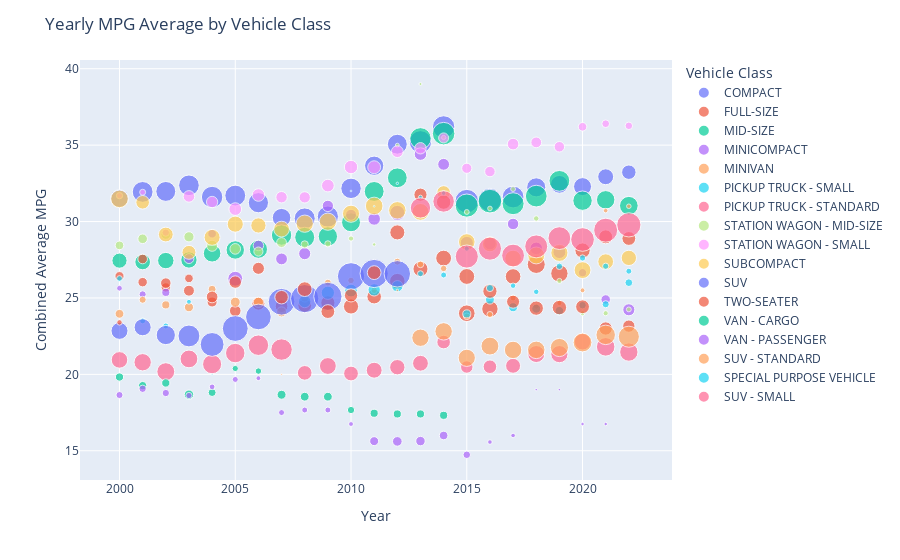

Source (notebook cell):
### Code cell
years = [x[0] for x in dat_grouped.index]
vehicle_class = [x[1] for x in dat_grouped.index]
mpg = dat_grouped['COMB (mpg)']['mean']

fig2 = px.scatter(x = years,
                 y = mpg,
                 color = vehicle_class,
                 size = dat_grouped['COMB (mpg)']['count'])

fig2.update_layout(title = 'Yearly MPG Average by Vehicle Class',
                 xaxis_title = 'Year',
                 yaxis_title = 'Combined Average MPG',
                 legend_title = 'Vehicle Class')
fig2.show()

### Figure 1 — Plotly figure (JSON) as saved in the notebook; plotly's stock layout.template omitted (floating-point values rounded to 4 significant figures)
{"data": [{"hovertemplate": "color=COMPACT<br>x=%{x}<br>y=%{y}<br>size=%{marker.size}<extra></extra>", "legendgroup": "COMPACT", "marker": {"color": "#636efa", "size": [105, 145, 133, 143, 154, 146, 137, 116, 148, 150, 140, 124, 133, 168, 168, 186, 181, 159, 122, 106, 108, 85, 70], "sizemode": "area", "sizeref": 0.67, "symbol": "circle"}, "mode": "markers", "name": "COMPACT", "orientation": "v", "showlegend": true, "type": "scatter", "x": [2000, 2001, 2002, 2003, 2004, 2005, 2006, 2007, 2008, 2009, 2010, 2011, 2012, 2013, 2014, 2015, 2016, 2017, 2018, 2019, 2020, 2021, 2022], "xaxis": "x", "y": [31.5, 31.94, 31.97, 32.37, 31.6, 31.7, 31.23, 30.25, 30.2, 30.33, 32.17, 33.65, 35.06, 35.21, 36.19, 31.33, 31.41, 31.6, 32.24, 32.43, 32.29, 32.93, 33.23], "yaxis": "y"}, {"hovertemplate": "color=FULL-SIZE<br>x=%{x}<br>y=%{y}<br>size=%{marker.size}<extra></extra>", "legendgroup": "FULL-SIZE", "marker": {"color": "#EF553B", "size": [28, 30, 29, 25, 34, 45, 56, 54, 63, 68, 77, 71, 81, 76, 84, 93, 90, 82, 109, 101, 78, 65, 64], "sizemode": "area", "sizeref": 0.67, "symbol": "circle"}, "mode": "markers", "name": "FULL-SIZE", "orientation": "v", "showlegend": true, "type": "scatter", "x": [2000, 2001, 2002, 2003, 2004, 2005, 2006, 2007, 2008, 2009, 2010, 2011, 2012, 2013, 2014, 2015, 2016, 2017, 2018, 2019, 2020, 2021, 2022], "xaxis": "x", "y": [26.43, 26.03, 25.69, 26.28, 24.74, 24.16, 24.62, 24.46, 24.51, 24.68, 24.44, 25.08, 26.1, 26.89, 27.61, 24, 24.28, 26.4, 27.19, 26.6, 28.1, 29, 28.89], "yaxis": "y"}, {"hovertemplate": "color=MID-SIZE<br>x=%{x}<br>y=%{y}<br>size=%{marker.size}<extra></extra>", "legendgroup": "MID-SIZE", "marker": {"color": "#00cc96", "size": [77, 82, 90, 89, 103, 114, 111, 139, 134, 125, 120, 132, 131, 153, 170, 180, 188, 162, 158, 145, 126, 114, 117], "sizemode": "area", "sizeref": 0.67, "symbol": "circle"}, "mode": "markers", "name": "MID-SIZE", "orientation": "v", "showlegend": true, "type": "scatter", "x": [2000, 2001, 2002, 2003, 2004, 2005, 2006, 2007, 2008, 2009, 2010, 2011, 2012, 2013, 2014, 2015, 2016, 2017, 2018, 2019, 2020, 2021, 2022], "xaxis": "x", "y": [27.44, 27.35, 27.44, 27.48, 27.92, 28.14, 28.19, 29.12, 28.97, 29.02, 29.95, 31.97, 32.86, 35.44, 35.75, 31.04, 31.34, 31.17, 31.66, 32.66, 31.37, 31.42, 31.03], "yaxis": "y"}, {"hovertemplate": "color=MINICOMPACT<br>x=%{x}<br>y=%{y}<br>size=%{marker.size}<extra></extra>", "legendgroup": "MINICOMPACT", "marker": {"color": "#ab63fa", "size": [11, 17, 22, 33, 25, 74, 37, 47, 49, 43, 41, 53, 76, 53, 47, 59, 52, 44, 53, 56, 23, 30, 49], "sizemode": "area", "sizeref": 0.67, "symbol": "circle"}, "mode": "markers", "name": "MINICOMPACT", "orientation": "v", "showlegend": true, "type": "scatter", "x": [2000, 2001, 2002, 2003, 2004, 2005, 2006, 2007, 2008, 2009, 2010, 2011, 2012, 2013, 2014, 2015, 2016, 2017, 2018, 2019, 2020, 2021, 2022], "xaxis": "x", "y": [25.64, 25.24, 25.36, 27.58, 29.2, 26.26, 28.43, 27.55, 27.9, 31.02, 30.44, 30.17, 30.57, 34.42, 33.74, 28.59, 28.56, 29.84, 28.25, 28, 26.65, 24.9, 24.22], "yaxis": "y"}, {"hovertemplate": "color=MINIVAN<br>x=%{x}<br>y=%{y}<br>size=%{marker.size}<extra></extra>", "legendgroup": "MINIVAN", "marker": {"color": "#FFA15A", "size": [26, 17, 22, 28, 21, 33, 35, 34, 22, 16, 14, 14, 16, 15, 14, 15, 12, 12, 11, 9, 8, 7, 7], "sizemode": "area", "sizeref": 0.67, "symbol": "circle"}, "mode": "markers", "name": "MINIVAN", "orientation": "v", "showlegend": true, "type": "scatter", "x": [2000, 2001, 2002, 2003, 2004, 2005, 2006, 2007, 2008, 2009, 2010, 2011, 2012, 2013, 2014, 2015, 2016, 2017, 2018, 2019, 2020, 2021, 2022], "xaxis": "x", "y": [23.96, 24.88, 24.55, 24.39, 25.57, 24.73, 24.71, 24.09, 25, 26, 26.14, 25.5, 27.38, 27.2, 26.93, 23.8, 23.92, 25, 24.45, 24.67, 25.5, 30.71, 31], "yaxis": "y"}, {"hovertemplate": "color=PICKUP TRUCK - SMALL<br>x=%{x}<br>y=%{y}<br>size=%{marker.size}<extra></extra>", "legendgroup": "PICKUP TRUCK - SMALL", "marker": {"color": "#19d3f3", "size": [11, 12, 12, 8, 1, 52, 59, 54, 51, 43, 12, 12, 22, 26, 28, 27, 25, 19, 17, 20], "sizemode": "area", "sizeref": 0.67, "symbol": "circle"}, "mode": "markers", "name": "PICKUP TRUCK - SMALL", "orientation": "v", "showlegend": true, "type": "scatter", "x": [2000, 2001, 2002, 2003, 2004, 2008, 2009, 2010, 2011, 2012, 2013, 2014, 2015, 2016, 2017, 2018, 2019, 2020, 2021, 2022], "xaxis": "x", "y": [26.27, 23.5, 23.17, 24.75, 20, 24.77, 25.34, 25.48, 25.53, 25.77, 26.58, 26.5, 23.95, 24.88, 24.39, 24.3, 24.16, 24.53, 24.59, 26], "yaxis": "y"}, {"hovertemplate": "color=PICKUP TRUCK - STANDARD<br>x=%{x}<br>y=%{y}<br>size=%{marker.size}<extra></extra>", "legendgroup": "PICKUP TRUCK - STANDARD", "marker": {"color": "#FF6692", "size": [92, 101, 107, 106, 122, 127, 141, 154, 72, 95, 73, 85, 79, 84, 62, 52, 62, 75, 97, 99, 91, 115, 113], "sizemode": "area", "sizeref": 0.67, "symbol": "circle"}, "mode": "markers", "name": "PICKUP TRUCK - STANDARD", "orientation": "v", "showlegend": true, "type": "scatter", "x": [2000, 2001, 2002, 2003, 2004, 2005, 2006, 2007, 2008, 2009, 2010, 2011, 2012, 2013, 2014, 2015, 2016, 2017, 2018, 2019, 2020, 2021, 2022], "xaxis": "x", "y": [20.95, 20.79, 20.18, 21.01, 20.66, 21.39, 21.91, 21.62, 20.1, 20.55, 20.05, 20.27, 20.47, 20.73, 22.11, 20.48, 20.5, 20.56, 21.33, 21.32, 22.13, 21.8, 21.46], "yaxis": "y"}, {"hovertemplate": "color=STATION WAGON - MID-SIZE<br>x=%{x}<br>y=%{y}<br>size=%{marker.size}<extra></extra>", "legendgroup": "STATION WAGON - MID-SIZE", "marker": {"color": "#B6E880", "size": [25, 31, 32, 35, 41, 38, 28, 32, 18, 13, 9, 4, 5, 3, 6, 8, 7, 8, 10, 9, 8, 9, 8], "sizemode": "area", "sizeref": 0.67, "symbol": "circle"}, "mode": "markers", "name": "STATION WAGON - MID-SIZE", "orientation": "v", "showlegend": true, "type": "scatter", "x": [2000, 2001, 2002, 2003, 2004, 2005, 2006, 2007, 2008, 2009, 2010, 2011, 2012, 2013, 2014, 2015, 2016, 2017, 2018, 2019, 2020, 2021, 2022], "xaxis": "x", "y": [28.44, 28.87, 29.16, 29, 28.41, 28.21, 28.04, 28.62, 28.5, 28.54, 28.89, 28.5, 35, 39, 35.5, 30.62, 30.86, 32.12, 30.2, 26.11, 24, 24, 24.25], "yaxis": "y"}, {"hovertemplate": "color=STATION WAGON - SMALL<br>x=%{x}<br>y=%{y}<br>size=%{marker.size}<extra></extra>", "legendgroup": "STATION WAGON - SMALL", "marker": {"color": "#FF97FF", "size": [13, 12, 18, 45, 43, 54, 53, 44, 43, 54, 60, 56, 47, 44, 34, 35, 37, 45, 39, 37, 25, 20, 19], "sizemode": "area", "sizeref": 0.67, "symbol": "circle"}, "mode": "markers", "name": "STATION WAGON - SMALL", "orientation": "v", "showlegend": true, "type": "scatter", "x": [2000, 2001, 2002, 2003, 2004, 2005, 2006, 2007, 2008, 2009, 2010, 2011, 2012, 2013, 2014, 2015, 2016, 2017, 2018, 2019, 2020, 2021, 2022], "xaxis": "x", "y": [31.69, 31.92, 29.28, 31.64, 31.28, 30.81, 31.74, 31.59, 31.58, 32.35, 33.57, 33.55, 34.57, 34.8, 35.47, 33.49, 33.27, 35.07, 35.18, 34.89, 36.2, 36.4, 36.26], "yaxis": "y"}, {"hovertemplate": "color=SUBCOMPACT<br>x=%{x}<br>y=%{y}<br>size=%{marker.size}<extra></extra>", "legendgroup": "SUBCOMPACT", "marker": {"color": "#FECB52", "size": [104, 62, 73, 65, 86, 87, 78, 83, 100, 99, 98, 104, 102, 95, 62, 92, 76, 93, 96, 98, 95, 83, 79], "sizemode": "area", "sizeref": 0.67, "symbol": "circle"}, "mode": "markers", "name": "SUBCOMPACT", "orientation": "v", "showlegend": true, "type": "scatter", "x": [2000, 2001, 2002, 2003, 2004, 2005, 2006, 2007, 2008, 2009, 2010, 2011, 2012, 2013, 2014, 2015, 2016, 2017, 2018, 2019, 2020, 2021, 2022], "xaxis": "x", "y": [31.48, 31.26, 29.15, 27.98, 28.97, 29.83, 29.74, 29.51, 29.86, 29.99, 30.51, 31.02, 30.74, 30.63, 31.9, 28.66, 28.51, 27.58, 27.78, 27.95, 26.82, 27.37, 27.62], "yaxis": "y"}, {"hovertemplate": "color=SUV<br>x=%{x}<br>y=%{y}<br>size=%{marker.size}<extra></extra>", "legendgroup": "SUV", "marker": {"color": "#636efa", "size": [97, 98, 124, 160, 190, 224, 221, 239, 267, 268, 249, 268, 235], "sizemode": "area", "sizeref": 0.67, "symbol": "circle"}, "mode": "markers", "name": "SUV", "orientation": "v", "showlegend": true, "type": "scatter", "x": [2000, 2001, 2002, 2003, 2004, 2005, 2006, 2007, 2008, 2009, 2010, 2011, 2012], "xaxis": "x", "y": [22.85, 23.08, 22.57, 22.51, 21.96, 23, 23.76, 24.75, 24.96, 25.1, 26.42, 26.6, 26.58], "yaxis": "y"}, {"hovertemplate": "color=TWO-SEATER<br>x=%{x}<br>y=%{y}<br>size=%{marker.size}<extra></extra>", "legendgroup": "TWO-SEATER", "marker": {"color": "#EF553B", "size": [10, 31, 37, 40, 46, 52, 49, 61, 73, 64, 59, 64, 76, 58, 70, 84, 68, 57, 69, 70, 64, 59, 51], "sizemode": "area", "sizeref": 0.67, "symbol": "circle"}, "mode": "markers", "name": "TWO-SEATER", "orientation": "v", "showlegend": true, "type": "scatter", "x": [2000, 2001, 2002, 2003, 2004, 2005, 2006, 2007, 2008, 2009, 2010, 2011, 2012, 2013, 2014, 2015, 2016, 2017, 2018, 2019, 2020, 2021, 2022], "xaxis": "x", "y": [23.4, 27.55, 25.97, 25.48, 25.07, 26.04, 26.94, 25.05, 25.58, 24.11, 25.17, 26.66, 29.29, 31.76, 31.27, 26.4, 25.44, 24.75, 24.33, 24.37, 24.42, 23, 23.16], "yaxis": "y"}, {"hovertemplate": "color=VAN - CARGO<br>x=%{x}<br>y=%{y}<br>size=%{marker.size}<extra></extra>", "legendgroup": "VAN - CARGO", "marker": {"color": "#00cc96", "size": [23, 23, 23, 30, 21, 13, 14, 27, 26, 26, 18, 22, 22, 22, 22], "sizemode": "area", "sizeref": 0.67, "symbol": "circle"}, "mode": "markers", "name": "VAN - CARGO", "orientation": "v", "showlegend": true, "type": "scatter", "x": [2000, 2001, 2002, 2003, 2004, 2005, 2006, 2007, 2008, 2009, 2010, 2011, 2012, 2013, 2014], "xaxis": "x", "y": [19.83, 19.26, 19.43, 18.67, 18.81, 20.38, 20.21, 18.67, 18.54, 18.54, 17.67, 17.45, 17.41, 17.41, 17.32], "yaxis": "y"}, {"hovertemplate": "color=VAN - PASSENGER<br>x=%{x}<br>y=%{y}<br>size=%{marker.size}<extra></extra>", "legendgroup": "VAN - PASSENGER", "marker": {"color": "#ab63fa", "size": [17, 18, 18, 13, 11, 12, 8, 12, 12, 12, 8, 27, 31, 30, 25, 19, 7, 7, 2, 2, 4, 4], "sizemode": "area", "sizeref": 0.67, "symbol": "circle"}, "mode": "markers", "name": "VAN - PASSENGER", "orientation": "v", "showlegend": true, "type": "scatter", "x": [2000, 2001, 2002, 2003, 2004, 2005, 2006, 2007, 2008, 2009, 2010, 2011, 2012, 2013, 2014, 2015, 2016, 2017, 2018, 2019, 2020, 2021], "xaxis": "x", "y": [18.65, 19.06, 18.78, 18.62, 19.18, 19.67, 19.75, 17.5, 17.67, 17.67, 16.75, 15.63, 15.61, 15.63, 16, 14.74, 15.57, 16, 19, 19, 16.75, 16.75], "yaxis": "y"}, {"hovertemplate": "color=SUV - STANDARD<br>x=%{x}<br>y=%{y}<br>size=%{marker.size}<extra></extra>", "legendgroup": "SUV - STANDARD", "marker": {"color": "#FFA15A", "size": [1, 2, 101, 102, 99, 107, 102, 103, 111, 118, 127, 149], "sizemode": "area", "sizeref": 0.67, "symbol": "circle"}, "mode": "markers", "name": "SUV - STANDARD", "orientation": "v", "showlegend": true, "type": "scatter", "x": [2007, 2012, 2013, 2014, 2015, 2016, 2017, 2018, 2019, 2020, 2021, 2022], "xaxis": "x", "y": [20, 25.5, 22.4, 22.81, 21.08, 21.85, 21.6, 21.6, 21.76, 22.08, 22.58, 22.46], "yaxis": "y"}, {"hovertemplate": "color=SPECIAL PURPOSE VEHICLE<br>x=%{x}<br>y=%{y}<br>size=%{marker.size}<extra></extra>", "legendgroup": "SPECIAL PURPOSE VEHICLE", "marker": {"color": "#19d3f3", "size": [1, 1, 2, 5, 7, 9, 17, 10, 10, 14, 13, 13, 12], "sizemode": "area", "sizeref": 0.67, "symbol": "circle"}, "mode": "markers", "name": "SPECIAL PURPOSE VEHICLE", "orientation": "v", "showlegend": true, "type": "scatter", "x": [2010, 2011, 2012, 2013, 2014, 2015, 2016, 2017, 2018, 2019, 2020, 2021, 2022], "xaxis": "x", "y": [32, 31, 32.5, 31.6, 31.86, 28.22, 25.65, 25.8, 25.4, 27.07, 27.62, 27.08, 26.75], "yaxis": "y"}, {"hovertemplate": "color=SUV - SMALL<br>x=%{x}<br>y=%{y}<br>size=%{marker.size}<extra></extra>", "legendgroup": "SUV - SMALL", "marker": {"color": "#FF6692", "size": [139, 155, 179, 180, 174, 177, 174, 188, 193, 197], "sizemode": "area", "sizeref": 0.67, "symbol": "circle"}, "mode": "markers", "name": "SUV - SMALL", "orientation": "v", "showlegend": true, "type": "scatter", "x": [2013, 2014, 2015, 2016, 2017, 2018, 2019, 2020, 2021, 2022], "xaxis": "x", "y": [30.89, 31.32, 27.71, 28.23, 27.78, 28.37, 28.91, 28.82, 29.44, 29.78], "yaxis": "y"}], "layout": {"legend": {"itemsizing": "constant", "title": {"text": "Vehicle Class"}, "tracegroupgap": 0}, "margin": {"t": 60}, "title": {"text": "Yearly MPG Average by Vehicle Class"}, "xaxis": {"anchor": "y", "domain": [0, 1], "title": {"text": "Year"}}, "yaxis": {"anchor": "x", "domain": [0, 1], "title": {"text": "Combined Average MPG"}}}}
